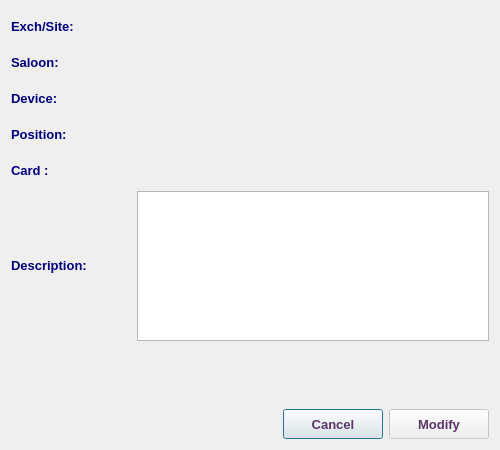
<?xml version="1.0" encoding="UTF-8"?>
<ui version="4.0">
 <class>EditCardDescDialog</class>
 <widget class="QDialog" name="EditCardDescDialog">
  <property name="windowModality">
   <enum>Qt::NonModal</enum>
  </property>
  <property name="geometry">
   <rect>
    <x>0</x>
    <y>0</y>
    <width>500</width>
    <height>450</height>
   </rect>
  </property>
  <property name="sizePolicy">
   <sizepolicy hsizetype="Fixed" vsizetype="Fixed">
    <horstretch>0</horstretch>
    <verstretch>0</verstretch>
   </sizepolicy>
  </property>
  <property name="minimumSize">
   <size>
    <width>500</width>
    <height>450</height>
   </size>
  </property>
  <property name="maximumSize">
   <size>
    <width>501</width>
    <height>451</height>
   </size>
  </property>
  <property name="font">
   <font>
    <family>Tahoma</family>
    <pointsize>10</pointsize>
   </font>
  </property>
  <property name="windowTitle">
   <string>Edit Card Description</string>
  </property>
  <property name="windowIcon">
   <iconset resource="../../../../image.qrc">
    <normaloff>:/Image/list.png</normaloff>:/Image/list.png</iconset>
  </property>
  <layout class="QVBoxLayout" name="verticalLayout">
   <item>
    <layout class="QHBoxLayout" name="horizontalLayout_7">
     <item>
      <widget class="QLabel" name="label_6">
       <property name="minimumSize">
        <size>
         <width>120</width>
         <height>30</height>
        </size>
       </property>
       <property name="maximumSize">
        <size>
         <width>120</width>
         <height>30</height>
        </size>
       </property>
       <property name="font">
        <font>
         <family>Tahoma</family>
         <pointsize>10</pointsize>
         <weight>75</weight>
         <bold>true</bold>
        </font>
       </property>
       <property name="styleSheet">
        <string notr="true">color: rgb(0, 0, 127);</string>
       </property>
       <property name="text">
        <string>Exch/Site:</string>
       </property>
      </widget>
     </item>
     <item>
      <widget class="QLabel" name="abbrLbl">
       <property name="sizePolicy">
        <sizepolicy hsizetype="Expanding" vsizetype="Preferred">
         <horstretch>0</horstretch>
         <verstretch>0</verstretch>
        </sizepolicy>
       </property>
       <property name="minimumSize">
        <size>
         <width>320</width>
         <height>30</height>
        </size>
       </property>
       <property name="maximumSize">
        <size>
         <width>500</width>
         <height>30</height>
        </size>
       </property>
       <property name="font">
        <font>
         <family>Tahoma</family>
         <pointsize>10</pointsize>
         <weight>75</weight>
         <bold>true</bold>
        </font>
       </property>
       <property name="styleSheet">
        <string notr="true">color: rgb(85, 0, 127);</string>
       </property>
       <property name="text">
        <string/>
       </property>
       <property name="alignment">
        <set>Qt::AlignLeading|Qt::AlignLeft|Qt::AlignVCenter</set>
       </property>
       <property name="wordWrap">
        <bool>true</bool>
       </property>
      </widget>
     </item>
    </layout>
   </item>
   <item>
    <layout class="QHBoxLayout" name="horizontalLayout_6">
     <item>
      <widget class="QLabel" name="label_5">
       <property name="minimumSize">
        <size>
         <width>120</width>
         <height>30</height>
        </size>
       </property>
       <property name="maximumSize">
        <size>
         <width>120</width>
         <height>30</height>
        </size>
       </property>
       <property name="font">
        <font>
         <family>Tahoma</family>
         <pointsize>10</pointsize>
         <weight>75</weight>
         <bold>true</bold>
        </font>
       </property>
       <property name="styleSheet">
        <string notr="true">color: rgb(0, 0, 127);</string>
       </property>
       <property name="text">
        <string>Saloon:</string>
       </property>
      </widget>
     </item>
     <item>
      <widget class="QLabel" name="saloonLbl">
       <property name="sizePolicy">
        <sizepolicy hsizetype="Expanding" vsizetype="Preferred">
         <horstretch>0</horstretch>
         <verstretch>0</verstretch>
        </sizepolicy>
       </property>
       <property name="minimumSize">
        <size>
         <width>320</width>
         <height>30</height>
        </size>
       </property>
       <property name="maximumSize">
        <size>
         <width>500</width>
         <height>30</height>
        </size>
       </property>
       <property name="font">
        <font>
         <family>Tahoma</family>
         <pointsize>10</pointsize>
         <weight>75</weight>
         <bold>true</bold>
        </font>
       </property>
       <property name="styleSheet">
        <string notr="true">color: rgb(85, 0, 127);</string>
       </property>
       <property name="text">
        <string/>
       </property>
       <property name="alignment">
        <set>Qt::AlignLeading|Qt::AlignLeft|Qt::AlignVCenter</set>
       </property>
       <property name="wordWrap">
        <bool>true</bool>
       </property>
      </widget>
     </item>
    </layout>
   </item>
   <item>
    <layout class="QHBoxLayout" name="horizontalLayout_3">
     <item>
      <widget class="QLabel" name="label_3">
       <property name="minimumSize">
        <size>
         <width>120</width>
         <height>30</height>
        </size>
       </property>
       <property name="maximumSize">
        <size>
         <width>120</width>
         <height>30</height>
        </size>
       </property>
       <property name="font">
        <font>
         <family>Tahoma</family>
         <pointsize>10</pointsize>
         <weight>75</weight>
         <bold>true</bold>
        </font>
       </property>
       <property name="styleSheet">
        <string notr="true">color: rgb(0, 0, 127);</string>
       </property>
       <property name="text">
        <string>Device:</string>
       </property>
      </widget>
     </item>
     <item>
      <widget class="QLabel" name="deviceLbl">
       <property name="sizePolicy">
        <sizepolicy hsizetype="Expanding" vsizetype="Preferred">
         <horstretch>0</horstretch>
         <verstretch>0</verstretch>
        </sizepolicy>
       </property>
       <property name="minimumSize">
        <size>
         <width>320</width>
         <height>30</height>
        </size>
       </property>
       <property name="maximumSize">
        <size>
         <width>500</width>
         <height>30</height>
        </size>
       </property>
       <property name="font">
        <font>
         <family>Tahoma</family>
         <pointsize>10</pointsize>
         <weight>75</weight>
         <bold>true</bold>
        </font>
       </property>
       <property name="styleSheet">
        <string notr="true">color: rgb(85, 0, 127);</string>
       </property>
       <property name="text">
        <string/>
       </property>
       <property name="wordWrap">
        <bool>true</bool>
       </property>
      </widget>
     </item>
    </layout>
   </item>
   <item>
    <widget class="QFrame" name="frame">
     <property name="font">
      <font>
       <family>Tahoma</family>
       <pointsize>10</pointsize>
      </font>
     </property>
     <property name="frameShape">
      <enum>QFrame::NoFrame</enum>
     </property>
     <property name="frameShadow">
      <enum>QFrame::Plain</enum>
     </property>
     <property name="lineWidth">
      <number>0</number>
     </property>
     <layout class="QVBoxLayout" name="verticalLayout_2">
      <property name="leftMargin">
       <number>0</number>
      </property>
      <property name="topMargin">
       <number>0</number>
      </property>
      <property name="rightMargin">
       <number>0</number>
      </property>
      <property name="bottomMargin">
       <number>0</number>
      </property>
      <item>
       <layout class="QHBoxLayout" name="horizontalLayout_8">
        <item>
         <widget class="QLabel" name="label_7">
          <property name="minimumSize">
           <size>
            <width>120</width>
            <height>30</height>
           </size>
          </property>
          <property name="maximumSize">
           <size>
            <width>120</width>
            <height>30</height>
           </size>
          </property>
          <property name="font">
           <font>
            <family>Tahoma</family>
            <pointsize>10</pointsize>
            <weight>75</weight>
            <bold>true</bold>
           </font>
          </property>
          <property name="styleSheet">
           <string notr="true">color: rgb(0, 0, 127);</string>
          </property>
          <property name="text">
           <string>Position:</string>
          </property>
         </widget>
        </item>
        <item>
         <widget class="QLabel" name="positionLbl">
          <property name="sizePolicy">
           <sizepolicy hsizetype="Expanding" vsizetype="Preferred">
            <horstretch>0</horstretch>
            <verstretch>0</verstretch>
           </sizepolicy>
          </property>
          <property name="minimumSize">
           <size>
            <width>320</width>
            <height>30</height>
           </size>
          </property>
          <property name="maximumSize">
           <size>
            <width>500</width>
            <height>30</height>
           </size>
          </property>
          <property name="font">
           <font>
            <family>Tahoma</family>
            <pointsize>10</pointsize>
            <weight>75</weight>
            <bold>true</bold>
           </font>
          </property>
          <property name="styleSheet">
           <string notr="true">color: rgb(85, 0, 127);</string>
          </property>
          <property name="text">
           <string/>
          </property>
          <property name="wordWrap">
           <bool>true</bool>
          </property>
         </widget>
        </item>
       </layout>
      </item>
      <item>
       <layout class="QHBoxLayout" name="horizontalLayout_5">
        <item>
         <widget class="QLabel" name="label_4">
          <property name="minimumSize">
           <size>
            <width>120</width>
            <height>30</height>
           </size>
          </property>
          <property name="maximumSize">
           <size>
            <width>120</width>
            <height>30</height>
           </size>
          </property>
          <property name="font">
           <font>
            <family>Tahoma</family>
            <pointsize>10</pointsize>
            <weight>75</weight>
            <bold>true</bold>
           </font>
          </property>
          <property name="styleSheet">
           <string notr="true">color: rgb(0, 0, 127);</string>
          </property>
          <property name="text">
           <string>Card :</string>
          </property>
         </widget>
        </item>
        <item>
         <widget class="QLabel" name="cardLbl">
          <property name="sizePolicy">
           <sizepolicy hsizetype="Expanding" vsizetype="Preferred">
            <horstretch>0</horstretch>
            <verstretch>0</verstretch>
           </sizepolicy>
          </property>
          <property name="minimumSize">
           <size>
            <width>320</width>
            <height>30</height>
           </size>
          </property>
          <property name="maximumSize">
           <size>
            <width>500</width>
            <height>30</height>
           </size>
          </property>
          <property name="font">
           <font>
            <family>Tahoma</family>
            <pointsize>10</pointsize>
            <weight>75</weight>
            <bold>true</bold>
           </font>
          </property>
          <property name="styleSheet">
           <string notr="true">color: rgb(85, 0, 127);</string>
          </property>
          <property name="text">
           <string/>
          </property>
          <property name="wordWrap">
           <bool>true</bool>
          </property>
         </widget>
        </item>
       </layout>
      </item>
     </layout>
    </widget>
   </item>
   <item>
    <layout class="QHBoxLayout" name="horizontalLayout_9">
     <item>
      <widget class="QLabel" name="label_8">
       <property name="minimumSize">
        <size>
         <width>120</width>
         <height>25</height>
        </size>
       </property>
       <property name="maximumSize">
        <size>
         <width>120</width>
         <height>25</height>
        </size>
       </property>
       <property name="font">
        <font>
         <family>Tahoma</family>
         <pointsize>10</pointsize>
         <weight>75</weight>
         <bold>true</bold>
        </font>
       </property>
       <property name="styleSheet">
        <string notr="true">color: rgb(0, 0, 127);</string>
       </property>
       <property name="text">
        <string>Description:</string>
       </property>
      </widget>
     </item>
     <item>
      <widget class="QTextEdit" name="descTE">
       <property name="minimumSize">
        <size>
         <width>0</width>
         <height>150</height>
        </size>
       </property>
       <property name="maximumSize">
        <size>
         <width>16777215</width>
         <height>150</height>
        </size>
       </property>
       <property name="font">
        <font>
         <family>Tahoma</family>
         <pointsize>10</pointsize>
        </font>
       </property>
       <property name="styleSheet">
        <string notr="true">color: rgb(85, 0, 127);</string>
       </property>
      </widget>
     </item>
    </layout>
   </item>
   <item>
    <spacer name="verticalSpacer">
     <property name="font">
      <font>
       <family>Tahoma</family>
       <pointsize>10</pointsize>
      </font>
     </property>
     <property name="orientation">
      <enum>Qt::Vertical</enum>
     </property>
     <property name="sizeHint" stdset="0">
      <size>
       <width>20</width>
       <height>31</height>
      </size>
     </property>
    </spacer>
   </item>
   <item>
    <layout class="QHBoxLayout" name="horizontalLayout_4">
     <item>
      <spacer name="horizontalSpacer">
       <property name="font">
        <font>
         <family>Tahoma</family>
         <pointsize>10</pointsize>
        </font>
       </property>
       <property name="orientation">
        <enum>Qt::Horizontal</enum>
       </property>
       <property name="sizeHint" stdset="0">
        <size>
         <width>40</width>
         <height>20</height>
        </size>
       </property>
      </spacer>
     </item>
     <item>
      <widget class="QPushButton" name="cancelBtn">
       <property name="sizePolicy">
        <sizepolicy hsizetype="Preferred" vsizetype="Preferred">
         <horstretch>0</horstretch>
         <verstretch>0</verstretch>
        </sizepolicy>
       </property>
       <property name="minimumSize">
        <size>
         <width>100</width>
         <height>30</height>
        </size>
       </property>
       <property name="maximumSize">
        <size>
         <width>200</width>
         <height>30</height>
        </size>
       </property>
       <property name="font">
        <font>
         <family>Tahoma</family>
         <pointsize>10</pointsize>
         <weight>75</weight>
         <bold>true</bold>
        </font>
       </property>
       <property name="styleSheet">
        <string notr="true">color: rgb(92, 53, 102);</string>
       </property>
       <property name="text">
        <string>Cancel</string>
       </property>
      </widget>
     </item>
     <item>
      <widget class="QPushButton" name="okBtn">
       <property name="enabled">
        <bool>false</bool>
       </property>
       <property name="sizePolicy">
        <sizepolicy hsizetype="Preferred" vsizetype="Preferred">
         <horstretch>0</horstretch>
         <verstretch>0</verstretch>
        </sizepolicy>
       </property>
       <property name="minimumSize">
        <size>
         <width>100</width>
         <height>30</height>
        </size>
       </property>
       <property name="maximumSize">
        <size>
         <width>200</width>
         <height>30</height>
        </size>
       </property>
       <property name="font">
        <font>
         <family>Tahoma</family>
         <pointsize>10</pointsize>
         <weight>75</weight>
         <bold>true</bold>
        </font>
       </property>
       <property name="styleSheet">
        <string notr="true">color: rgb(92, 53, 102);</string>
       </property>
       <property name="text">
        <string>Modify</string>
       </property>
       <property name="icon">
        <iconset resource="../../../../image.qrc">
         <normaloff>:/Image/edit.png</normaloff>:/Image/edit.png</iconset>
       </property>
       <property name="iconSize">
        <size>
         <width>20</width>
         <height>20</height>
        </size>
       </property>
      </widget>
     </item>
    </layout>
   </item>
  </layout>
 </widget>
 <tabstops>
  <tabstop>descTE</tabstop>
  <tabstop>okBtn</tabstop>
  <tabstop>cancelBtn</tabstop>
 </tabstops>
 <resources>
  <include location="../../../../image.qrc"/>
 </resources>
 <connections/>
</ui>
